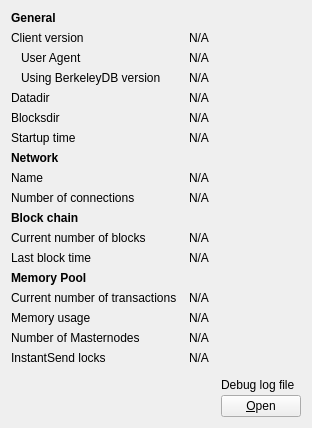
     <widget class="QWidget" name="tab_info">
      <attribute name="title">
       <string>&amp;Information</string>
      </attribute>
      <layout class="QGridLayout" name="gridLayout" columnstretch="0,1,0">
       <property name="horizontalSpacing">
        <number>12</number>
       </property>
       <item row="0" column="0">
        <widget class="QLabel" name="label_9">
         <property name="font">
          <font>
           <weight>75</weight>
           <bold>true</bold>
          </font>
         </property>
         <property name="text">
          <string>General</string>
         </property>
        </widget>
       </item>
       <item row="1" column="0">
        <widget class="QLabel" name="label_6">
         <property name="text">
          <string>Client version</string>
         </property>
        </widget>
       </item>
       <item row="1" column="1" colspan="2">
        <widget class="QLabel" name="clientVersion">
         <property name="cursor">
          <cursorShape>IBeamCursor</cursorShape>
         </property>
         <property name="text">
          <string>N/A</string>
         </property>
         <property name="textFormat">
          <enum>Qt::PlainText</enum>
         </property>
         <property name="textInteractionFlags">
          <set>Qt::LinksAccessibleByMouse|Qt::TextSelectableByKeyboard|Qt::TextSelectableByMouse</set>
         </property>
        </widget>
       </item>
       <item row="2" column="0">
        <widget class="QLabel" name="labelClientUserAgent">
         <property name="text">
          <string>User Agent</string>
         </property>
         <property name="indent">
          <number>10</number>
         </property>
        </widget>
       </item>
       <item row="2" column="1" colspan="2">
        <widget class="QLabel" name="clientUserAgent">
         <property name="cursor">
          <cursorShape>IBeamCursor</cursorShape>
         </property>
         <property name="text">
          <string>N/A</string>
         </property>
         <property name="textFormat">
          <enum>Qt::PlainText</enum>
         </property>
         <property name="textInteractionFlags">
          <set>Qt::LinksAccessibleByMouse|Qt::TextSelectableByKeyboard|Qt::TextSelectableByMouse</set>
         </property>
        </widget>
       </item>
       <item row="3" column="0">
        <widget class="QLabel" name="label_berkeleyDBVersion">
         <property name="text">
          <string>Using BerkeleyDB version</string>
         </property>
         <property name="indent">
          <number>10</number>
         </property>
        </widget>
       </item>
       <item row="3" column="1" colspan="2">
        <widget class="QLabel" name="berkeleyDBVersion">
         <property name="cursor">
          <cursorShape>IBeamCursor</cursorShape>
         </property>
         <property name="text">
          <string>N/A</string>
         </property>
         <property name="textFormat">
          <enum>Qt::PlainText</enum>
         </property>
         <property name="textInteractionFlags">
          <set>Qt::LinksAccessibleByMouse|Qt::TextSelectableByKeyboard|Qt::TextSelectableByMouse</set>
         </property>
        </widget>
       </item>
       <item row="4" column="0">
        <widget class="QLabel" name="label_12">
         <property name="text">
          <string>Datadir</string>
         </property>
        </widget>
       </item>
       <item row="4" column="1" colspan="2">
        <widget class="QLabel" name="dataDir">
         <property name="cursor">
          <cursorShape>IBeamCursor</cursorShape>
         </property>
         <property name="toolTip">
          <string>To specify a non-default location of the data directory use the '%1' option.</string>
         </property>
         <property name="text">
          <string>N/A</string>
         </property>
         <property name="textFormat">
          <enum>Qt::PlainText</enum>
         </property>
         <property name="wordWrap">
          <bool>true</bool>
         </property>
         <property name="textInteractionFlags">
          <set>Qt::LinksAccessibleByMouse|Qt::TextSelectableByKeyboard|Qt::TextSelectableByMouse</set>
         </property>
        </widget>
       </item>
       <item row="5" column="0">
        <widget class="QLabel" name="label_11">
         <property name="text">
          <string>Blocksdir</string>
         </property>
        </widget>
       </item>
       <item row="5" column="1" colspan="2">
        <widget class="QLabel" name="blocksDir">
         <property name="cursor">
          <cursorShape>IBeamCursor</cursorShape>
         </property>
         <property name="toolTip">
          <string>To specify a non-default location of the blocks directory use the '%1' option.</string>
         </property>
         <property name="text">
          <string>N/A</string>
         </property>
         <property name="textFormat">
          <enum>Qt::PlainText</enum>
         </property>
         <property name="wordWrap">
          <bool>true</bool>
         </property>
         <property name="textInteractionFlags">
          <set>Qt::LinksAccessibleByMouse|Qt::TextSelectableByKeyboard|Qt::TextSelectableByMouse</set>
         </property>
        </widget>
       </item>
       <item row="6" column="0">
        <widget class="QLabel" name="label_13">
         <property name="text">
          <string>Startup time</string>
         </property>
        </widget>
       </item>
       <item row="6" column="1" colspan="2">
        <widget class="QLabel" name="startupTime">
         <property name="cursor">
          <cursorShape>IBeamCursor</cursorShape>
         </property>
         <property name="text">
          <string>N/A</string>
         </property>
         <property name="textFormat">
          <enum>Qt::PlainText</enum>
         </property>
         <property name="textInteractionFlags">
          <set>Qt::LinksAccessibleByMouse|Qt::TextSelectableByKeyboard|Qt::TextSelectableByMouse</set>
         </property>
        </widget>
       </item>
       <item row="7" column="0">
           <widget class="QLabel" name="labelNetwork">
               <property name="font">
                   <font>
                       <weight>75</weight>
                       <bold>true</bold>
                   </font>
               </property>
               <property name="text">
                   <string>Network</string>
               </property>
           </widget>
       </item>
       <item row="8" column="0">
        <widget class="QLabel" name="label_8">
         <property name="text">
          <string>Name</string>
         </property>
        </widget>
       </item>
       <item row="8" column="1" colspan="2">
        <widget class="QLabel" name="networkName">
         <property name="cursor">
          <cursorShape>IBeamCursor</cursorShape>
         </property>
         <property name="text">
          <string>N/A</string>
         </property>
         <property name="textFormat">
          <enum>Qt::PlainText</enum>
         </property>
         <property name="textInteractionFlags">
          <set>Qt::LinksAccessibleByMouse|Qt::TextSelectableByKeyboard|Qt::TextSelectableByMouse</set>
         </property>
        </widget>
       </item>
       <item row="9" column="0">
        <widget class="QLabel" name="label_7">
         <property name="text">
          <string>Number of connections</string>
         </property>
        </widget>
       </item>
       <item row="9" column="1" colspan="2">
        <widget class="QLabel" name="numberOfConnections">
         <property name="cursor">
          <cursorShape>IBeamCursor</cursorShape>
         </property>
         <property name="text">
          <string>N/A</string>
         </property>
         <property name="textFormat">
          <enum>Qt::PlainText</enum>
         </property>
         <property name="textInteractionFlags">
          <set>Qt::LinksAccessibleByMouse|Qt::TextSelectableByKeyboard|Qt::TextSelectableByMouse</set>
         </property>
        </widget>
       </item>
       <item row="10" column="0">
        <widget class="QLabel" name="label_10">
         <property name="font">
          <font>
           <weight>75</weight>
           <bold>true</bold>
          </font>
         </property>
         <property name="text">
          <string>Block chain</string>
         </property>
        </widget>
       </item>
       <item row="11" column="0">
        <widget class="QLabel" name="label_3">
         <property name="text">
          <string>Current number of blocks</string>
         </property>
        </widget>
       </item>
       <item row="11" column="1" colspan="2">
        <widget class="QLabel" name="numberOfBlocks">
         <property name="cursor">
          <cursorShape>IBeamCursor</cursorShape>
         </property>
         <property name="text">
          <string>N/A</string>
         </property>
         <property name="textFormat">
          <enum>Qt::PlainText</enum>
         </property>
         <property name="textInteractionFlags">
          <set>Qt::LinksAccessibleByMouse|Qt::TextSelectableByKeyboard|Qt::TextSelectableByMouse</set>
         </property>
        </widget>
       </item>
       <item row="12" column="0">
        <widget class="QLabel" name="labelLastBlockTime">
         <property name="text">
          <string>Last block time</string>
         </property>
        </widget>
       </item>
       <item row="12" column="1" colspan="2">
        <widget class="QLabel" name="lastBlockTime">
         <property name="cursor">
          <cursorShape>IBeamCursor</cursorShape>
         </property>
         <property name="text">
          <string>N/A</string>
         </property>
         <property name="textFormat">
          <enum>Qt::PlainText</enum>
         </property>
         <property name="textInteractionFlags">
          <set>Qt::LinksAccessibleByMouse|Qt::TextSelectableByKeyboard|Qt::TextSelectableByMouse</set>
         </property>
        </widget>
       </item>
       <item row="13" column="0">
        <widget class="QLabel" name="labelMempoolTitle">
         <property name="font">
          <font>
           <weight>75</weight>
           <bold>true</bold>
          </font>
         </property>
         <property name="text">
          <string>Memory Pool</string>
         </property>
        </widget>
       </item>
       <item row="14" column="0">
        <widget class="QLabel" name="labelNumberOfTransactions">
         <property name="text">
          <string>Current number of transactions</string>
         </property>
        </widget>
       </item>
       <item row="14" column="1">
        <widget class="QLabel" name="mempoolNumberTxs">
         <property name="cursor">
          <cursorShape>IBeamCursor</cursorShape>
         </property>
         <property name="text">
          <string>N/A</string>
         </property>
         <property name="textFormat">
          <enum>Qt::PlainText</enum>
         </property>
         <property name="textInteractionFlags">
          <set>Qt::LinksAccessibleByMouse|Qt::TextSelectableByKeyboard|Qt::TextSelectableByMouse</set>
         </property>
        </widget>
       </item>
       <item row="15" column="0">
        <widget class="QLabel" name="labelMemoryUsage">
         <property name="text">
          <string>Memory usage</string>
         </property>
        </widget>
       </item>
       <item row="15" column="1">
        <widget class="QLabel" name="mempoolSize">
         <property name="cursor">
          <cursorShape>IBeamCursor</cursorShape>
         </property>
         <property name="text">
          <string>N/A</string>
         </property>
         <property name="textFormat">
          <enum>Qt::PlainText</enum>
         </property>
         <property name="textInteractionFlags">
          <set>Qt::LinksAccessibleByMouse|Qt::TextSelectableByKeyboard|Qt::TextSelectableByMouse</set>
         </property>
        </widget>
       </item>
       <item row="16" column="0">
        <widget class="QLabel" name="masternodeCountLabel">
         <property name="text">
          <string>Number of Masternodes</string>
         </property>
        </widget>
       </item>
       <item row="16" column="1">
        <widget class="QLabel" name="masternodeCount">
         <property name="text">
          <string>N/A</string>
         </property>
        </widget>
       </item>
       <item row="17" column="0">
        <widget class="QLabel" name="labelInstantSendLockCount">
         <property name="text">
          <string>InstantSend locks</string>
         </property>
        </widget>
       </item>
       <item row="17" column="1">
        <widget class="QLabel" name="instantSendLockCount">
         <property name="text">
          <string>N/A</string>
         </property>
        </widget>
       </item>
       <item row="17" column="2" rowspan="3">
        <layout class="QVBoxLayout" name="verticalLayoutDebugButton">
         <property name="spacing">
          <number>3</number>
         </property>
         <item>
          <spacer name="verticalSpacer_2">
           <property name="orientation">
            <enum>Qt::Vertical</enum>
           </property>
           <property name="sizeHint" stdset="0">
            <size>
             <width>10</width>
             <height>5</height>
            </size>
           </property>
          </spacer>
         </item>
         <item>
          <widget class="QLabel" name="labelDebugLogfile">
           <property name="text">
            <string>Debug log file</string>
           </property>
          </widget>
         </item>
         <item>
          <widget class="QPushButton" name="openDebugLogfileButton">
           <property name="toolTip">
            <string>Open the %1 debug log file from the current data directory. This can take a few seconds for large log files.</string>
           </property>
           <property name="text">
            <string>&amp;Open</string>
           </property>
           <property name="autoDefault">
            <bool>false</bool>
           </property>
          </widget>
         </item>
        </layout>
       </item>
       <item row="18" column="0">
        <spacer name="verticalSpacer">
         <property name="orientation">
          <enum>Qt::Vertical</enum>
         </property>
         <property name="sizeHint" stdset="0">
          <size>
           <width>20</width>
           <height>40</height>
          </size>
         </property>
        </spacer>
       </item>
      </layout>
     </widget>
